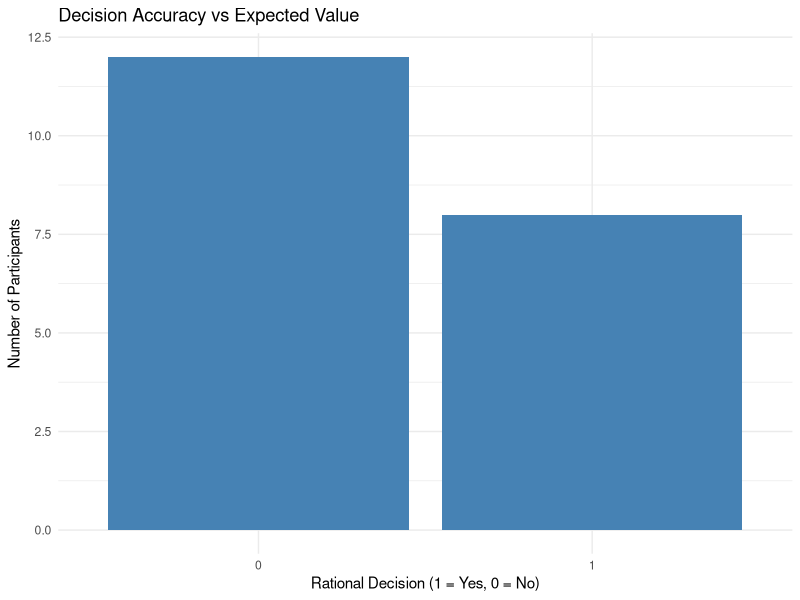
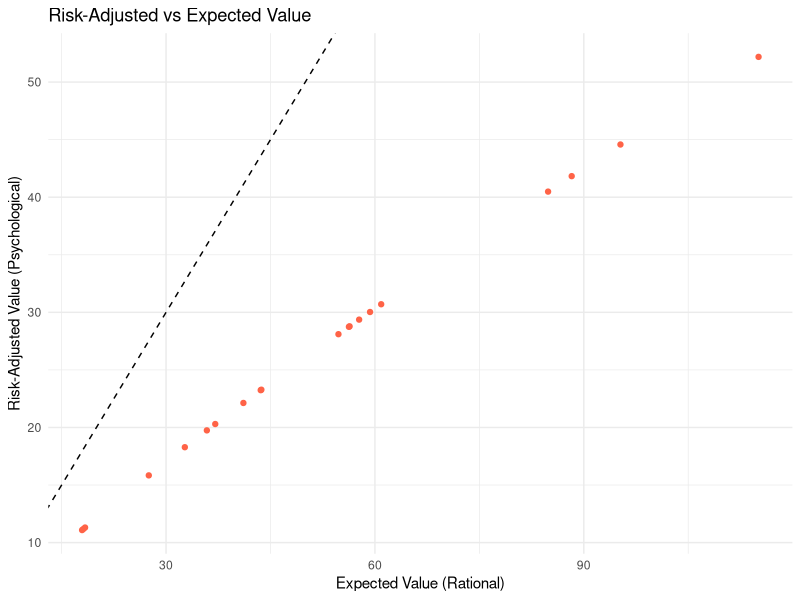

These figures' R source, in order:
#Loadings
install.packages("tidyverse")
library(tidyverse)
set.seed(100)

#Simulation of parameters
data <- tibble(
  participant = 1:20,
  prob_high = runif(20, 0.1, 0.9),        
  reward_high = runif(20, 50, 150),       
  reward_low = runif(20, 10, 50)
  )

#Simulation of participant choices (1= risky, 0=safe)
data <- data %>%
  mutate(choice_high=rbinom(20,1,0.5)
         )

#Expected value calc
data <- data %>%
  mutate(
    EV_high = prob_high * reward_high,
    EV_low = reward_low,
    optimal_choice = ifelse(EV_high > EV_low, 1, 0),
    decision_correct = ifelse(choice_high == optimal_choice, 1, 0)
    )

#Summary of Stats 
summary_stats <- data %>%
  summarise(
    accuracy_rate = mean(decision_correct),
    avg_EV_diff = mean(abs(EV_high - EV_low))
  )

print(summary_stats)

#Visualisation: Decision Accuracy 
print(ggplot(data, aes(x = factor(decision_correct))) +
  geom_bar(fill = "steelblue") +
  labs(
    title = "Decision Accuracy vs Expected Value",
    x = "Rational Decision (1 = Yes, 0 = No)",
    y = "Number of Participants"
  ) +
  theme_minimal())

#Risk-adjusted return function 
risk_adjusted_return <- function(prob, reward, risk_aversion = 1.2){
  return((prob * reward)^(1 / risk_aversion))
}

data <- data %>%
  mutate(risk_adj_high = risk_adjusted_return(prob_high, reward_high)
         )

#Visualisation: Risk-adjusted vs expect value
print(ggplot(data, aes(x = EV_high, y = risk_adj_high)) +
  geom_point(color = "tomato") +
  geom_abline(slope = 1, intercept = 0, linetype = "dashed") +
  labs(
    title = "Risk-Adjusted vs Expected Value",
    x = "Expected Value (Rational)",
    y = "Risk-Adjusted Value (Psychological)"
  ) +
  theme_minimal())
